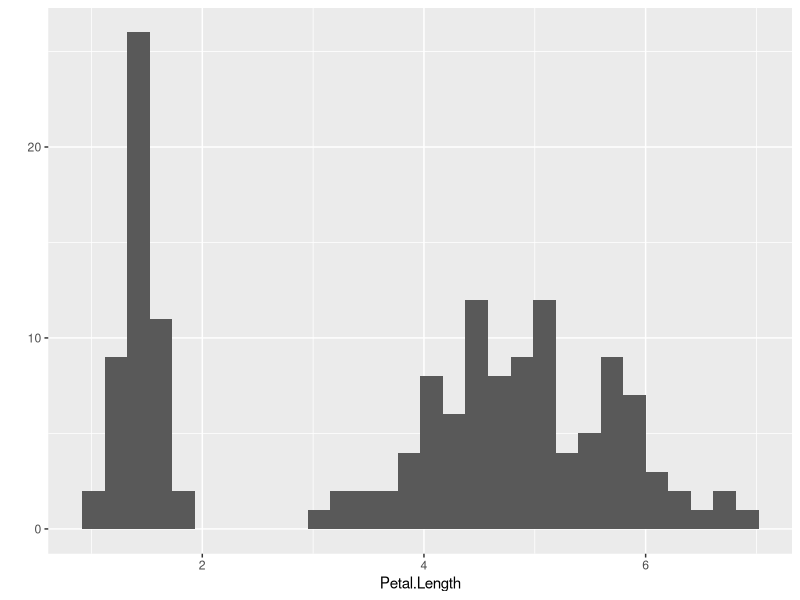
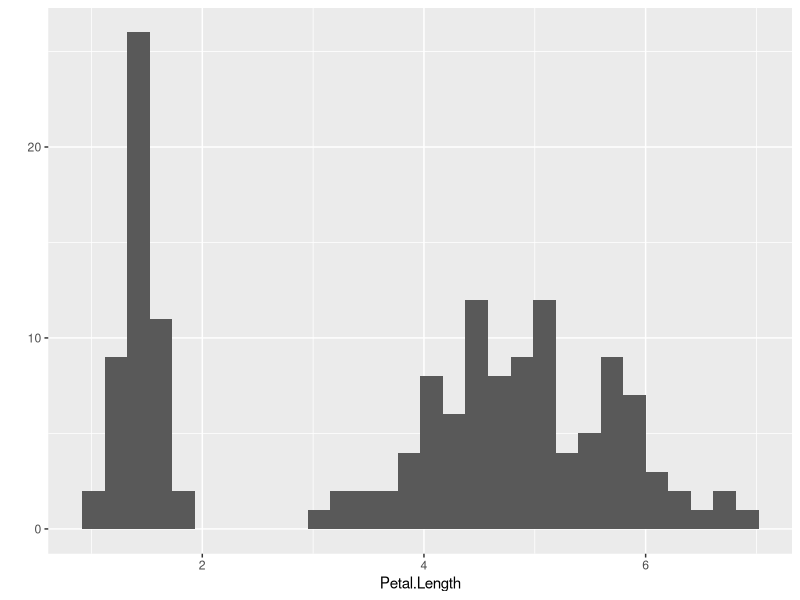
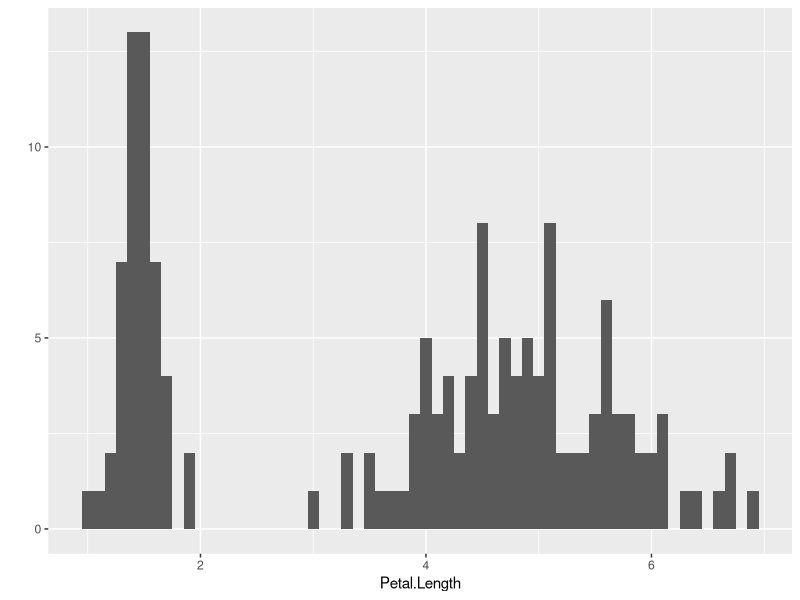
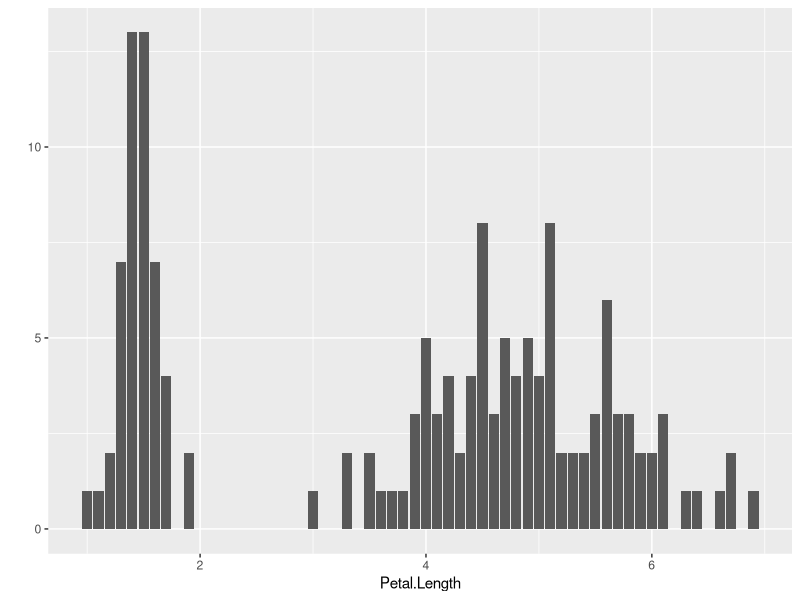
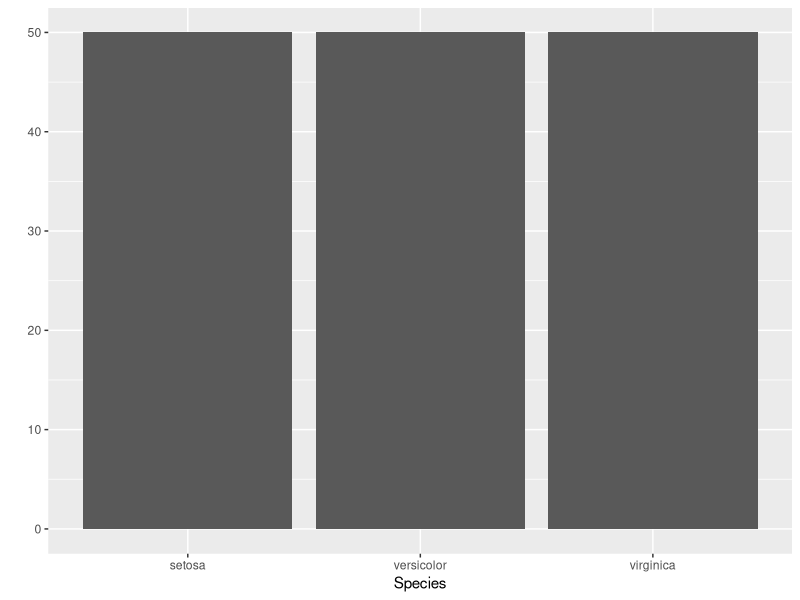

The R script that drew these images, in order:

# Gráficos com qplot ----------------------------------------------------------------------------------------------------------------------
# Autoria do script: Jeanne Franco ---------------------------------------------------------------------------------------------------------
# Data: 22/04/2022 -------------------------------------------------------------------------------------------------------------------------

# Pacotes ----------------------------------------------------------------------------------------------------------------------------------

library(tidyverse)

# Fórmula ----------------------------------------------------------------------------------------------------------------------------------

### Função qplot()
### Banco de dados, variáveis x e y
### Geometria: tipo de gráfico

# Carregar dados ---------------------------------------------------------------------------------------------------------------------------

iris

# Gráficos ---------------------------------------------------------------------------------------------------------------------------------

### Uma dimensão

qplot(x = Petal.Length, data = iris)
qplot(x = Petal.Length, data = iris, geom = "histogram") # Produz mesmo gráfico.
qplot(x = Petal.Length, data = iris, binwidth = 0.1) # Considera as observações como 0.1, espaço entre uma observação e outra.
qplot(x = Petal.Length, data = iris, geom = "bar") # Frequência de cada valor, no histograma é uma faixa de valores.
qplot(x = Species, data = iris) # Como o x não é numérico, o padrão gera um gráfico de barras.

### Duas dimensões